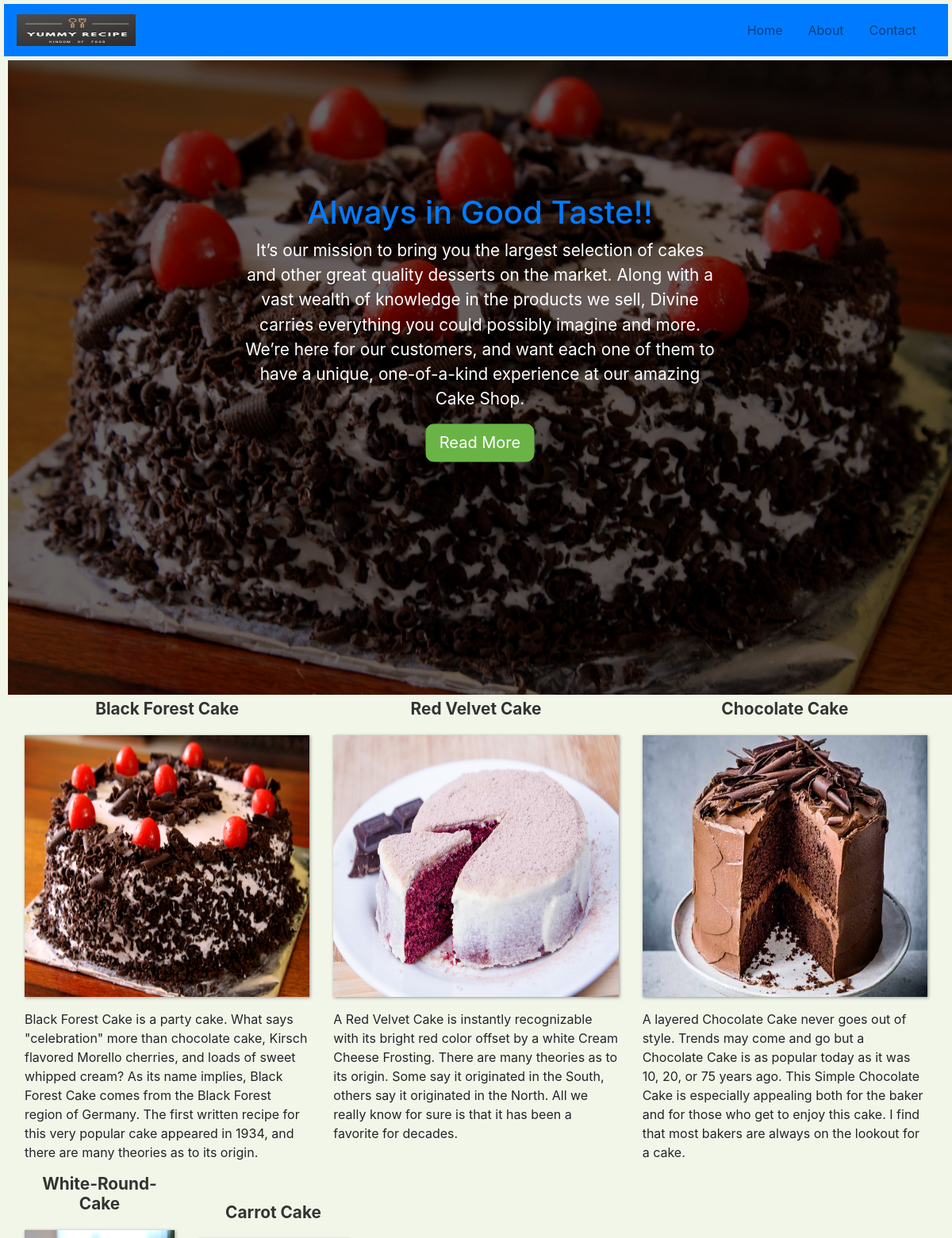
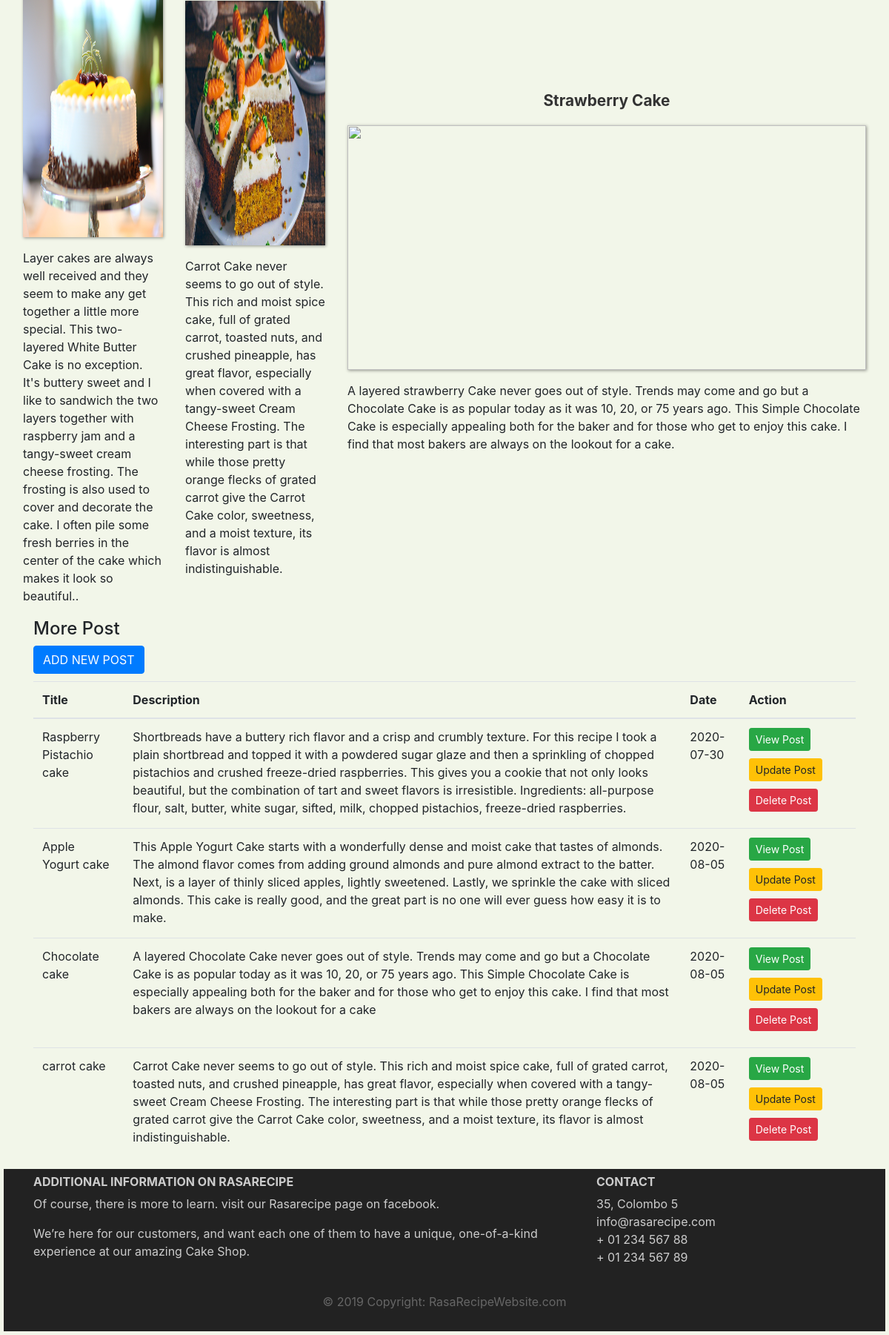
Screenshot of /codeigniter/index.php with the database file from the repository (2 pictures, top to bottom).
### tables this page shows
CREATE TABLE `tbl_post` (
  `id` int(10) NOT NULL,
  `title` varchar(100) NOT NULL,
  `description` text NOT NULL,
  `date` date NOT NULL
);

### codeigniter/application/controllers/Welcome.php (called while the page is built, shortened)
<?php
class Welcome extends CI_Controller {
	public function index()
	{
		$this->load->model('queries');
		$posts=$this->queries->getPosts();
		$this->load->view('welcome_message',['posts'=>$posts]);
	}
}

### codeigniter/index.php (called while the page is built, shortened)
<?php
require_once BASEPATH.'core/CodeIgniter.php';

### codeigniter/application/models/queries.php (called while the page is built, shortened)
<?php
 class queries extends CI_Model
 {
 	public function getPosts()
 	{
 		$query = $this->db->get('tbl_post');
 		if ($query->num_rows() > 0) {
 			return $query->result();
 		}
 	}
 }
 ?>

### codeigniter/application/views/welcome_message.php (the view, shortened to what this page needs)
<?php include_once('header.php'); ?>
		<header class="header header container-fluid">
			<div class="overlay">
				<div class="description">
					<h1>Always in Good Taste!!</h1>
						<p>
							It’s our mission to bring you the largest selection of cakes and other great quality desserts on the
							market. Along with a vast wealth of knowledge in the products we sell, Divine carries everything you could
							possibly imagine and more. We’re here for our customers, and want each one of them to have a unique, one-of-a-kind experience at our amazing Cake Shop.
						</p>
						<button class="btn btn-dark btn-lg">Read More</button>
				</div>
			</div>
		</header>
				<div class="container features">
  <div class="row align-items-start">
    <div class="col">
      <h3 class="feature-title">Black Forest Cake</h3>
			<img src="assets/images/img_27021.jpg" class="img-fluid img-tile">
			<p>Black Forest Cake is a party cake. What says "celebration" more than chocolate cake, Kirsch flavored Morello cherries, and loads of sweet whipped cream? As its name implies, Black Forest Cake comes from the Black Forest region of Germany. The first written recipe for this very popular cake appeared in 1934, and there are many theories as to its origin.</p>
    </div>
    <div class="col">
      <h3 class="feature-title">Red Velvet Cake</h3>
			<img src="assets/images/red velvet.jpg" class="img-fluid img-tile">
			<p>A Red Velvet Cake is instantly recognizable with its bright red color offset by a white Cream Cheese Frosting. There are many theories as to its origin. Some say it originated in the South, others say it originated in the North. All we really know for sure is that it has been a favorite for decades.</p>
    </div>
    <div class="col">
      <h3 class="feature-title">Chocolate Cake</h3>
			<img src="assets/images/chocolate.jpg" class="img-fluid img-tile">
			<p>A layered Chocolate Cake never goes out of style. Trends may come and go but a Chocolate Cake is as popular today as it was 10, 20, or 75 years ago. This Simple Chocolate Cake is especially appealing both for the baker and for those who get to enjoy this cake. I find that most bakers are always on the lookout for a cake.</p>
    </div>
  </div>
  <div class="row align-items-center">
    <div class="col">
      <h3 class="feature-title">White-Round-Cake</h3>
			<img src="assets/images/white-round-cake.jpg" class="img-fluid img-tile">
			<p>Layer cakes are always well received and they seem to make any get together a little more special. This two-layered White Butter Cake is no exception. It's buttery sweet and I like to sandwich the two layers together with raspberry jam and a tangy-sweet cream cheese frosting. The frosting is also used to cover and decorate the cake. I often pile some fresh berries in the center of the cake which makes it look so beautiful..</p>
    </div>
    <div class="col">
      	<h3 class="feature-title">Carrot Cake</h3>
			<img src="assets/images/carrot.jpg" class="img-fluid img-tile">
			<p>Carrot Cake never seems to go out of style. This rich and moist spice cake, full of grated carrot, toasted nuts, and crushed pineapple, has great flavor, especially when covered with a tangy-sweet Cream Cheese Frosting. The interesting part is that while those pretty orange flecks of grated carrot give the Carrot Cake color, sweetness, and a moist texture, its flavor is almost indistinguishable.</p>
    </div>
    <div class="col">
       	<h3 class="feature-title">Strawberry Cake</h3>
			<img src="assets/images/strawberry cake.jpg" class="img-fluid img-tile">
			<p> A layered strawberry Cake never goes out of style. Trends may come and go but a Chocolate Cake is as popular today as it was 10, 20, or 75 years ago. This Simple Chocolate Cake is especially appealing both for the baker and for those who get to enjoy this cake. I find that most bakers are always on the lookout for a cake.</p>
    </div>
  </div>
</div>
<div class="container">
	<h4>More Post</h4>
	<?php echo anchor('Welcome/create', 'ADD NEW POST', ['class'=>'btn btn-primary']); ?>
<table class="table table-hover">
  <thead>
    <tr>
      <th scope="col-md-8">Title</th>
      <th scope="col-md-8">Description</th>
      <th scope="col-md-8">Date</th>
      <th scope="col-md-8">Action</th>
    </tr>
  </thead>
  <tbody>
  	<?php if(count($posts)): ?>
  	 	<?php foreach ($posts as $post): ?>
    <tr>
      <td><?php echo $post->title;?></td>
      <td><?php echo $post->description;?></td>
      <td><?php echo $post->date;?></td>
      <td><?php echo anchor("Welcome/view/{$post->id}", 'View Post', ['class'=>'btn btn-success btn-sm']); ?>
      <?php echo anchor("Welcome/update/{$post->id}", 'Update Post', ['class'=>'btn btn-warning btn-sm']); ?>
      	<?php echo anchor("Welcome/delete/{$post->id}", 'Delete Post', ['class'=>'btn btn-danger btn-sm']); ?>
      </td>
    </tr>
		<?php endforeach; ?>
   <?php else:?>
   	<tr>
   		<td>No Records Found Sorry!</td>
   	</tr>
   <?php endif;?>
  </tbody>
</table>
</div>
<?php include_once('footer.php'); ?>

### codeigniter/application/views/header.php (shortened to what this page needs)
<!DOCTYPE html>
<html lang="en">
<head>
	<link rel="stylesheet" type="text/css" href="<?php echo base_url('assets/css/bootstrap.css');?>">
	<link rel="stylesheet" type="text/css" href="<?php echo base_url('assets/css/main.css');?>">
</head>
<body>
<nav class="navbar navbar-light bg-primary navbar-expand-md">
				<a class="navbar-brand" href="#"><img src="assets/images/Yummy recipe (3)1.png" class="logo"></a>
				<div class="collapse navbar-collapse" id="main-navigation">
					<ul class="navbar-nav">
						<li class="nav-item">
							<a class="nav-link" href="#">Home</a>
						</li>
						<li class="nav-item">
							<a class="nav-link" href="#">About</a>
						</li>
						<li class="nav-item">
							<a class="nav-link" href="#">Contact</a>
						</li>
					</ul>
				</div>
		</nav>

### codeigniter/application/views/footer.php
<footer class="page-footer">
	<div class="container">
		<div class="row">
			<div class="col-lg-8 col-md-8 col-sm-12">
				<h6 class="text-uppercase font-weight-bold">Additional Information on RasaRecipe</h6>
					<p>Of course, there is more to learn. visit our Rasarecipe page on facebook. </p>
					<p>We’re here for our customers, and want each one of them to have a unique, one-of-a-kind experience at our amazing Cake Shop.</p>
			</div>
			<div class="col-lg-4 col-md-4 col-sm-12">
				<h6 class="text-uppercase font-weight-bold">Contact</h6>
					<p>35, Colombo 5
					<br/>info@rasarecipe.com
					<br/>+ 01 234 567 88
					<br/>+ 01 234 567 89</p>
			</div>
		</div>
		<div class="footer-copyright text-center">© 2019 Copyright:
		RasaRecipeWebsite.com</div>
</footer>
</body>
</html>

### codeigniter/assets/css/main.css (style rules this page uses)
body { padding: 0; margin: 5px; background: #f2f6e9; }
.navbar { background:#6ab446; }
.nav-link, .navbar-brand { color: #fff; cursor: pointer; }
.nav-link { margin-right: 1em !important; }
.navbar-collapse { justify-content: flex-end; }
.header { background-image: url('images/img_27021.jpg'); background-size: cover; background-position: center; position: relative; margin: 5px; }
.logo { width: 150px; height: 40px; padding-bottom: 0.00001em; }
.overlay { position: absolute; min-height: 100%; min-width: 100%; left: 0; top: 0; background: rgba(0, 0, 0, .6); }
.description { left: 50%; position: absolute; top: 45%; transform: translate(-50%, -55%); text-align: center; }
.description h1 { color: #007bff;; }
.description p { color: #fff; font-size: 1.3rem; line-height: 1.5; }
.description button { border:1px solid #6ab446; background:#6ab446; border-radius: 10px; color:#fff; }
.features { margin: 1px auto; padding: 1px; position: relative; }
.feature-title { color: #333; font-size: 1.3rem; font-weight: 700; margin-bottom: 20px; text-align: center; }
.features img { -webkit-box-shadow: 1px 1px 4px rgba(0, 0, 0, 0.4); -moz-box-shadow: 1px 1px 4px rgba(0, 0, 0, 0.4); box-shadow: 1px 1px 4px rgba(0, 0, 0, 0.4); margin-bottom: 16px; }
.img-tile { width: 700px; height: 330px; }
.page-footer { background-color: #222; color: #ccc; padding: 8px 0 8px; }
.footer-copyright { color: #666; padding: 20px 0; }
.btn { margin-bottom: 10px }

### rows the page displays
tbl_post: title "Raspberry Pistachio cake", description "Shortbreads have a buttery rich flavor and a crisp and crumbly texture. For this recipe I took a plain shortbread and topped it with a powdered sugar glaze and then a sprinkling of chopped pistachios and crushed freeze-dried raspberries. This gives you a cookie that not only looks beautiful, but the combination of tart and sweet flavors is irresistible. Ingredients: all-purpose flour, salt, butter, white sugar, sifted, milk, chopped pistachios, freeze-dried raspberries.", date "2020-07-30", id "View Post", id "Update Post", id "Delete Post"
tbl_post: title "Apple Yogurt cake", description "This Apple Yogurt Cake starts with a wonderfully dense and moist cake that tastes of almonds. The almond flavor comes from adding ground almonds and pure almond extract to the batter. Next, is a layer of thinly sliced apples, lightly sweetened. Lastly, we sprinkle the cake with sliced almonds. This cake is really good, and the great part is no one will ever guess how easy it is to make.", date "2020-08-05", id "View Post", id "Update Post", id "Delete Post"
tbl_post: title "Chocolate cake", description "A layered Chocolate Cake never goes out of style. Trends may come and go but a Chocolate Cake is as popular today as it was 10, 20, or 75 years ago. This Simple Chocolate Cake is especially appealing both for the baker and for those who get to enjoy this cake. I find that most bakers are always on the lookout for a cake", date "2020-08-05", id "View Post", id "Update Post", id "Delete Post"
tbl_post: title "carrot cake", description "Carrot Cake never seems to go out of style. This rich and moist spice cake, full of grated carrot, toasted nuts, and crushed pineapple, has great flavor, especially when covered with a tangy-sweet Cream Cheese Frosting. The interesting part is that while those pretty orange flecks of grated carrot give the Carrot Cake color, sweetness, and a moist texture, its flavor is almost indistinguishable.", date "2020-08-05", id "View Post", id "Update Post", id "Delete Post"

### other values shown
anchor('Welcome/create', 'ADD NEW POST', ['class'=>'btn btn-primary']) "ADD NEW POST"
